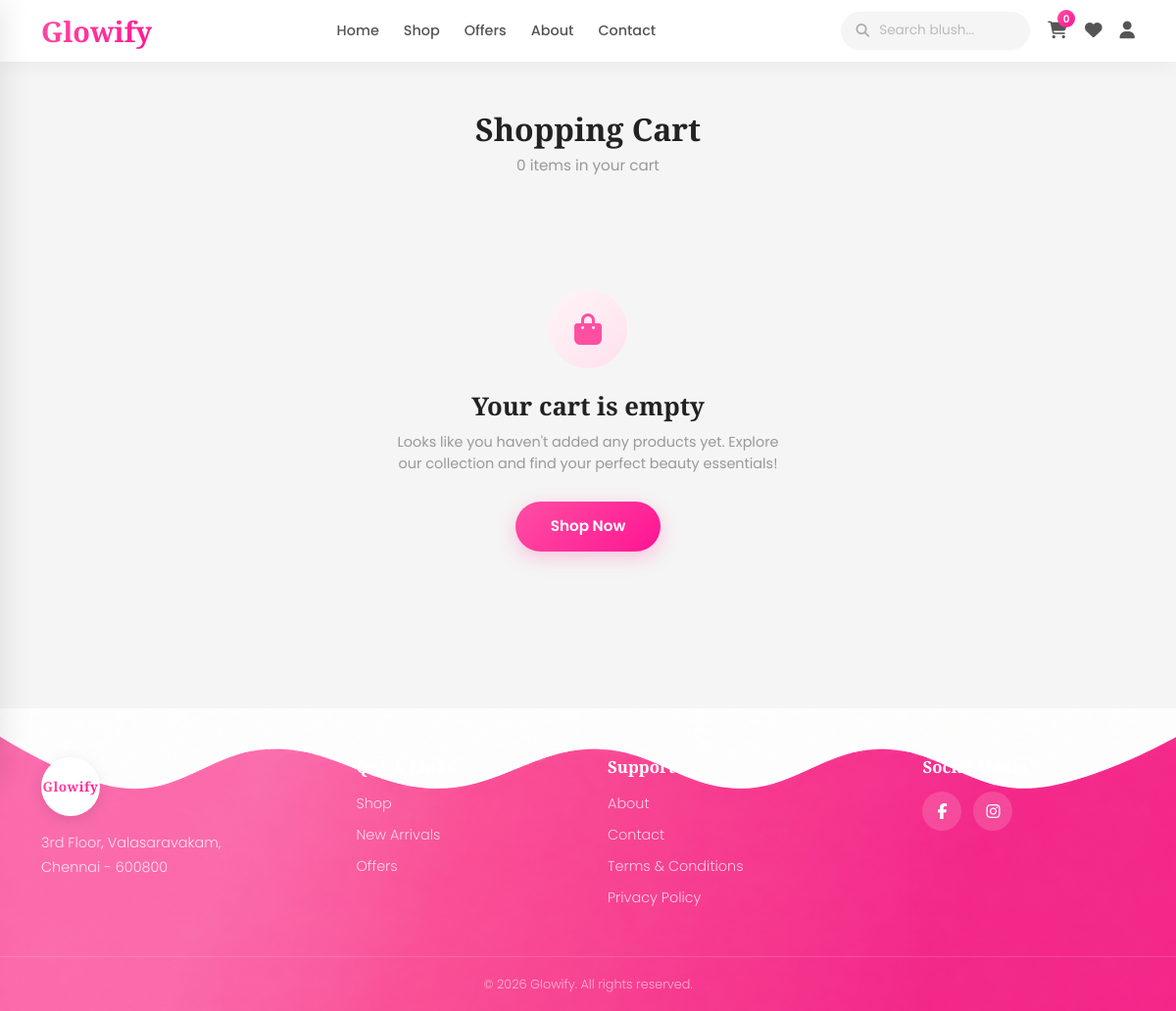
Page /cart/ on the committed database.
### shop/models.py (models this page shows, shortened)
class FooterSettings(models.Model):
    background_image = models.ImageField(upload_to='footer/', blank=True, null=True, help_text='Upload footer background image')
    bg_color_start = models.CharField(max_length=20, default='#ff4fa3', help_text='Footer gradient start color')
    bg_color_end = models.CharField(max_length=20, default='#ff1493', help_text='Footer gradient end color')
    logo_text = models.CharField(max_length=50, default='Glowify', help_text='Brand logo text')
    address = models.TextField(default='3rd Floor, Valasaravakam,\nChennai - 600800', help_text='Footer address')
    quick_link_1_text = models.CharField(max_length=50, default='Shop')
    quick_link_1_url = models.CharField(max_length=200, default='/shop/')
    quick_link_2_text = models.CharField(max_length=50, default='New Arrivals')
    quick_link_2_url = models.CharField(max_length=200, default='/shop/?sort=newest')
    quick_link_3_text = models.CharField(max_length=50, default='Offers')
    quick_link_3_url = models.CharField(max_length=200, default='/offers/')
    support_link_1_text = models.CharField(max_length=50, default='About')
    support_link_1_url = models.CharField(max_length=200, default='/about/')
    support_link_2_text = models.CharField(max_length=50, default='Contact')
    support_link_2_url = models.CharField(max_length=200, default='/contact/')
    support_link_3_text = models.CharField(max_length=50, default='Terms & Conditions')
    support_link_3_url = models.CharField(max_length=200, default='#')
    support_link_4_text = models.CharField(max_length=50, default='Privacy Policy')
    support_link_4_url = models.CharField(max_length=200, default='#')
    facebook_url = models.CharField(max_length=200, default='#', blank=True, help_text='Facebook page URL')
    instagram_url = models.CharField(max_length=200, default='#', blank=True, help_text='Instagram page URL')
    copyright_text = models.CharField(max_length=200, default='© 2026 Glowify. All rights reserved.')
    is_active = models.BooleanField(default=True)
    updated_at = models.DateTimeField(auto_now=True)
    class Meta:
        verbose_name = 'Footer Setting'
        verbose_name_plural = 'Footer Settings'

### shop/views.py (the view, shortened to what this page needs)
# urls.py: path('cart/', views.cart, name='cart'),
def cart(request):
    cart_data = request.session.get('cart', {})
    cart_items = []
    subtotal = 0.0
    invalid_keys = []
    for k in invalid_keys:
        del cart_data[k]
    if invalid_keys:
        request.session['cart'] = cart_data
        request.session.modified = True
    return render(request, 'shop/cart.html', {
        'cart_items': cart_items,
        'subtotal': subtotal,
        'shipping': 0.0,
        'total': subtotal,
        'item_count': sum(item['qty'] for item in cart_items),
    })

### shop/context_processors.py (called while the page is built)
def footer_settings(request):
    try:
        footer = FooterSettings.objects.filter(is_active=True).first()
    except Exception:
        footer = None
    return {'footer_settings': footer}

def navbar_categories(request):
    try:
        categories = Category.objects.filter(is_active=True)
    except Exception:
        categories = []
    return {'navbar_categories': categories}

def newsletter_image(request):
    try:
        img = NewsletterImage.objects.filter(is_active=True).first()
    except Exception:
        img = None
    return {'newsletter_img': img}

def cart_count(request):
    cart = request.session.get('cart', {})
    count = sum(v.get('qty', 0) for v in cart.values())
    return {'cart_count': count}

### templates/shop/cart.html (shortened to what this page needs)
{% extends 'shop/base.html' %}
{% load static %}
{% block content %}
<section class="cart-page-section">
    <div class="container">
        <div class="cart-page-header">
            <h1 class="cart-page-heading">Shopping Cart</h1>
            <p class="cart-page-count">{{ item_count }} item{{ item_count|pluralize }} in your cart</p>
        </div>
        {% if cart_items %}
        <div class="row g-4">
            <div class="col-lg-8">
                <div class="cart-items-list">
                    {% for item in cart_items %}
                    <div class="cart-item-card" data-key="{{ item.key }}">
                        <div class="cart-item-left">
                            <div class="cart-item-img-wrap">
                                <img src="{{ item.image }}" alt="{{ item.name }}">
                            </div>
                            <div class="cart-item-info">
                                <h3 class="cart-item-name">{{ item.name }}</h3>
                                <p class="cart-item-price">₹{{ item.price|floatformat:2 }}</p>
                            </div>
                        </div>
                        <div class="cart-item-right">
                            <div class="cart-qty-wrap">
                                <button class="cart-qty-btn cart-qty-minus" data-key="{{ item.key }}">−</button>
                                <input type="number" class="cart-qty-input" value="{{ item.qty }}" min="1" data-key="{{ item.key }}">
                                <button class="cart-qty-btn cart-qty-plus" data-key="{{ item.key }}">+</button>
                            </div>
                            <p class="cart-item-total">₹{{ item.total|floatformat:2 }}</p>
                            <button class="cart-item-remove" data-key="{{ item.key }}" title="Remove item">
                                <i class="fas fa-trash-alt"></i>
                            </button>
                        </div>
                    </div>
                    {% endfor %}
                </div>
            </div>
            <div class="col-lg-4">
                <div class="cart-summary-card">
                    <h3 class="summary-card-title">Order Summary</h3>
                    <div class="summary-row">
                        <span>Subtotal</span>
                        <span id="cartSubtotal">₹{{ subtotal|floatformat:2 }}</span>
                    </div>
                    <div class="summary-row">
                        <span>Shipping</span>
                        <span class="summary-free">Free</span>
                    </div>
                    <div class="summary-divider"></div>
                    <div class="summary-row summary-total-row">
                        <span>Total</span>
                        <span id="cartTotal">₹{{ total|floatformat:2 }}</span>
                    </div>
                    <a href="{% url 'shop:checkout' %}" class="checkout-btn">
                        Proceed to Checkout <i class="fas fa-arrow-right"></i>
                    </a>
                    <a href="{% url 'shop:shop' %}" class="continue-shopping-link">
                        <i class="fas fa-chevron-left"></i> Continue Shopping
                    </a>
                    <div class="secure-checkout">
                        <i class="fas fa-lock"></i>
                        <span>Secure Checkout</span>
                    </div>
                </div>
            </div>
        </div>
        {% else %}
        <div class="empty-cart">
            <div class="empty-cart-icon">
                <i class="fas fa-shopping-bag"></i>
            </div>
            <h2 class="empty-cart-title">Your cart is empty</h2>
            <p class="empty-cart-desc">Looks like you haven't added any products yet. Explore our collection and find your perfect beauty essentials!</p>
            <a href="{% url 'shop:shop' %}" class="shop-now-btn">Shop Now</a>
        </div>
        {% endif %}
    </div>
</section>
{% endblock %}

### templates/shop/base.html (shortened to what this page needs)
<!DOCTYPE html>
<html lang="en">
<head>
    <link href="https://cdn.jsdelivr.net/npm/bootstrap@5.3.2/dist/css/bootstrap.min.css" rel="stylesheet">
    <link rel="stylesheet" href="https://cdnjs.cloudflare.com/ajax/libs/font-awesome/6.5.1/css/all.min.css">
    <link rel="stylesheet" href="https://cdn.jsdelivr.net/npm/swiper@11/swiper-bundle.min.css">
    <link href="https://unpkg.com/aos@2.3.1/dist/aos.css" rel="stylesheet">
    {% load static %}
    <link rel="stylesheet" href="{% static 'css/style.css' %}">
</head>
<body>
    <nav class="navbar-glass">
        <div class="container">
            <div class="navbar-wrapper">
                <div class="navbar-left">
                    <a href="{% url 'shop:home' %}" class="logo">Glowify</a>
                </div>
                <div class="navbar-center">
                    <a href="{% url 'shop:home' %}" class="nav-link {% if request.resolver_match.url_name == 'home' %}active{% endif %}">Home</a>
                    <div class="nav-dropdown">
                        <a href="{% url 'shop:shop' %}" class="nav-link shop-trigger {% if request.resolver_match.url_name == 'shop' %}active{% endif %}">Shop</a>
                    </div>
                    <a href="{% url 'shop:offers' %}" class="nav-link {% if request.resolver_match.url_name == 'offers' %}active{% endif %}">Offers</a>
                    <a href="{% url 'shop:about' %}" class="nav-link {% if request.resolver_match.url_name == 'about' %}active{% endif %}">About</a>
                    <a href="{% url 'shop:contact' %}" class="nav-link {% if request.resolver_match.url_name == 'contact' %}active{% endif %}">Contact</a>
                </div>
                <div class="navbar-right">
                    <div class="search-container">
                        <form action="{% url 'shop:shop' %}" method="GET">
                            <div class="search-bar">
                                <i class="fas fa-search search-icon"></i>
                                <input type="text" name="q" placeholder="Search blush..." value="{{ search_query }}">
                            </div>
                        </form>
                    </div>
                    <a href="{% url 'shop:cart' %}" class="nav-icon"><i class="fas fa-shopping-cart"></i><span class="badge-count cart-badge">{{ cart_count }}</span></a>
                    <a href="#" class="nav-icon"><i class="fas fa-heart"></i></a>
                    <a href="{% url 'shop:login' %}" class="nav-icon"><i class="fas fa-user"></i></a>
                </div>
            </div>
        </div>
    </nav>
    {% block content %}{% endblock %}
    <footer class="site-footer" style="{% if footer_settings.background_image %}background: url('{{ footer_settings.background_image.url }}') center/cover no-repeat;{% else %}background: linear-gradient(135deg, {{ footer_settings.bg_color_start|default:'#ff4fa3' }}, {{ footer_settings.bg_color_end|default:'#ff1493' }});{% endif %}">
        <div class="container">
            <div class="footer-grid">
                <div class="footer-brand">
                    <div class="footer-logo-circle">
                        <span>{{ footer_settings.logo_text|default:'Glowify' }}</span>
                    </div>
                    <p class="footer-address">{{ footer_settings.address|linebreaksbr }}</p>
                </div>
                <div class="footer-links">
                    <h4>Quick Links</h4>
                    <ul>
                        <li><a href="{{ footer_settings.quick_link_1_url|default:'/shop/' }}">{{ footer_settings.quick_link_1_text|default:'Shop' }}</a></li>
                        <li><a href="{{ footer_settings.quick_link_2_url|default:'/shop/?sort=newest' }}">{{ footer_settings.quick_link_2_text|default:'New Arrivals' }}</a></li>
                        <li><a href="{{ footer_settings.quick_link_3_url|default:'/offers/' }}">{{ footer_settings.quick_link_3_text|default:'Offers' }}</a></li>
                    </ul>
                </div>
                <div class="footer-links">
                    <h4>Support</h4>
                    <ul>
                        <li><a href="{{ footer_settings.support_link_1_url|default:'/about/' }}">{{ footer_settings.support_link_1_text|default:'About' }}</a></li>
                        <li><a href="{{ footer_settings.support_link_2_url|default:'/contact/' }}">{{ footer_settings.support_link_2_text|default:'Contact' }}</a></li>
                        <li><a href="{{ footer_settings.support_link_3_url|default:'#' }}">{{ footer_settings.support_link_3_text|default:'Terms & Conditions' }}</a></li>
                        <li><a href="{{ footer_settings.support_link_4_url|default:'#' }}">{{ footer_settings.support_link_4_text|default:'Privacy Policy' }}</a></li>
                    </ul>
                </div>
                <div class="footer-social">
                    <h4>Social Media</h4>
                    <div class="social-icons">
                        <a href="{{ footer_settings.facebook_url|default:'#' }}" aria-label="Facebook"><i class="fab fa-facebook-f"></i></a>
                        <a href="{{ footer_settings.instagram_url|default:'#' }}" aria-label="Instagram"><i class="fab fa-instagram"></i></a>
                    </div>
                </div>
            </div>
        </div>
        <div class="footer-bottom">
            <div class="container">
                <p>{{ footer_settings.copyright_text|default:'© 2026 Glowify. All rights reserved.' }}</p>
            </div>
        </div>
    </footer>
</body>
</html>

### rows in the picture
FooterSettings: background_image (picture), logo_text "Glowify", address "3rd Floor, Valasaravakam, Chennai - 600800", quick_link_1_text "Shop", quick_link_2_text "New Arrivals", quick_link_3_text "Offers", support_link_1_text "About", support_link_2_text "Contact", support_link_3_text "Terms & Conditions", support_link_4_text "Privacy Policy", copyright_text "© 2026 Glowify. All rights reserved."

### other values in the picture
{{ cart_count }} "0"
{{ item_count }} "0"
